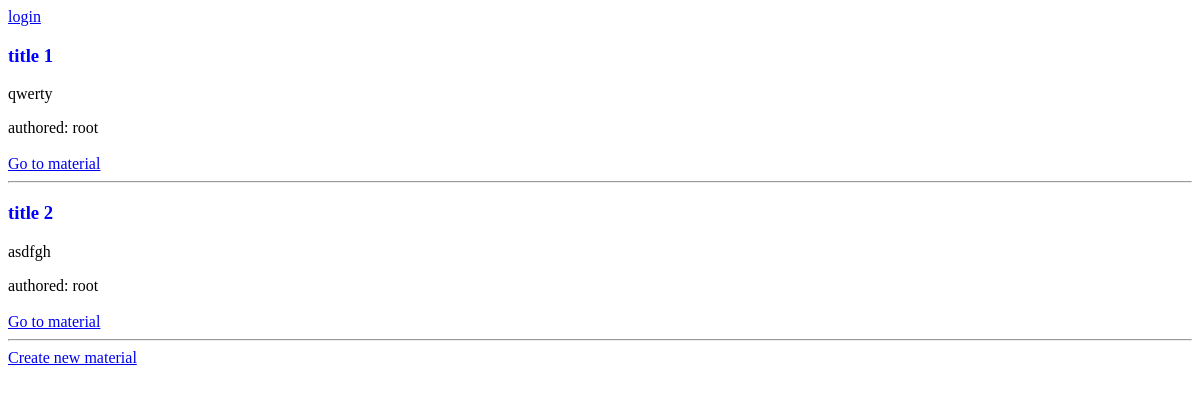
The page /lesson/ on the database as committed earlier.
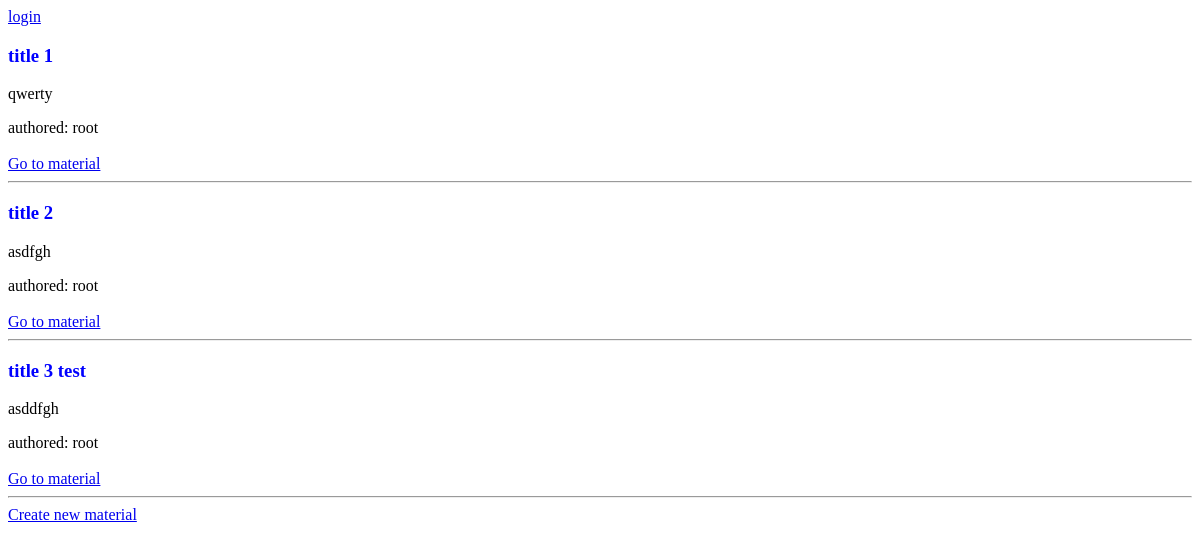
The same page on the database as committed later.
### lesson/models.py (models this page shows, shortened)
class Material(models.Model):
    title = models.CharField(max_length=255)
    slug = models.SlugField(max_length=255, unique_for_date='publish')
    body = models.TextField()
    publish = models.DateTimeField(default=timezone.now)
    updated = models.DateTimeField(auto_now=True)
    created = models.DateTimeField(auto_now_add=True)
    author = models.ForeignKey(User, on_delete=models.CASCADE,
                               related_name='user_materials')
    MATERIAL_TYPE = [
        ('theory', 'Theoretical Materials'),
        ('practice', 'Practical Materials'),
    ]
    material_tape = models.CharField(max_length=255,
                                     choices=MATERIAL_TYPE,
                                     default='theory')
    def get_absolute_url(self):
        return reverse('lesson:detailed_material',
                        args=[self.publish.year,
                              self.publish.month,
                              self.publish.day,
                              self.slug])

### lesson/views.py (the view)
# urls.py: path('', views.all_materials, name='all_materials'),
def all_materials(request):
    materials = models.Material.objects.all()
    return render(request, "materials/all_materials.html",
                  {'materials': materials})

### lesson/templates/materials/all_materials.html (shortened to what this page needs)
{% extends 'base.html' %}
{% block body %}
    {% for material in materials %}
        <h3>{{ material.title }} </h3>
        <p>{{ material.body|truncatewords:5 }}</p>
        authored: {{ material.author }}<br><br>
        <a href="{{ material.get_absolute_url }}"> Go to material </a>
        <hr>
    {% endfor %}
    <a href="{% url "lesson:create_material" %}"> Create new material </a>
{% endblock %}

Rows that differ between the two databases and show on the page:
added Material: title "title 3 test", body "asddfgh", author "root"
